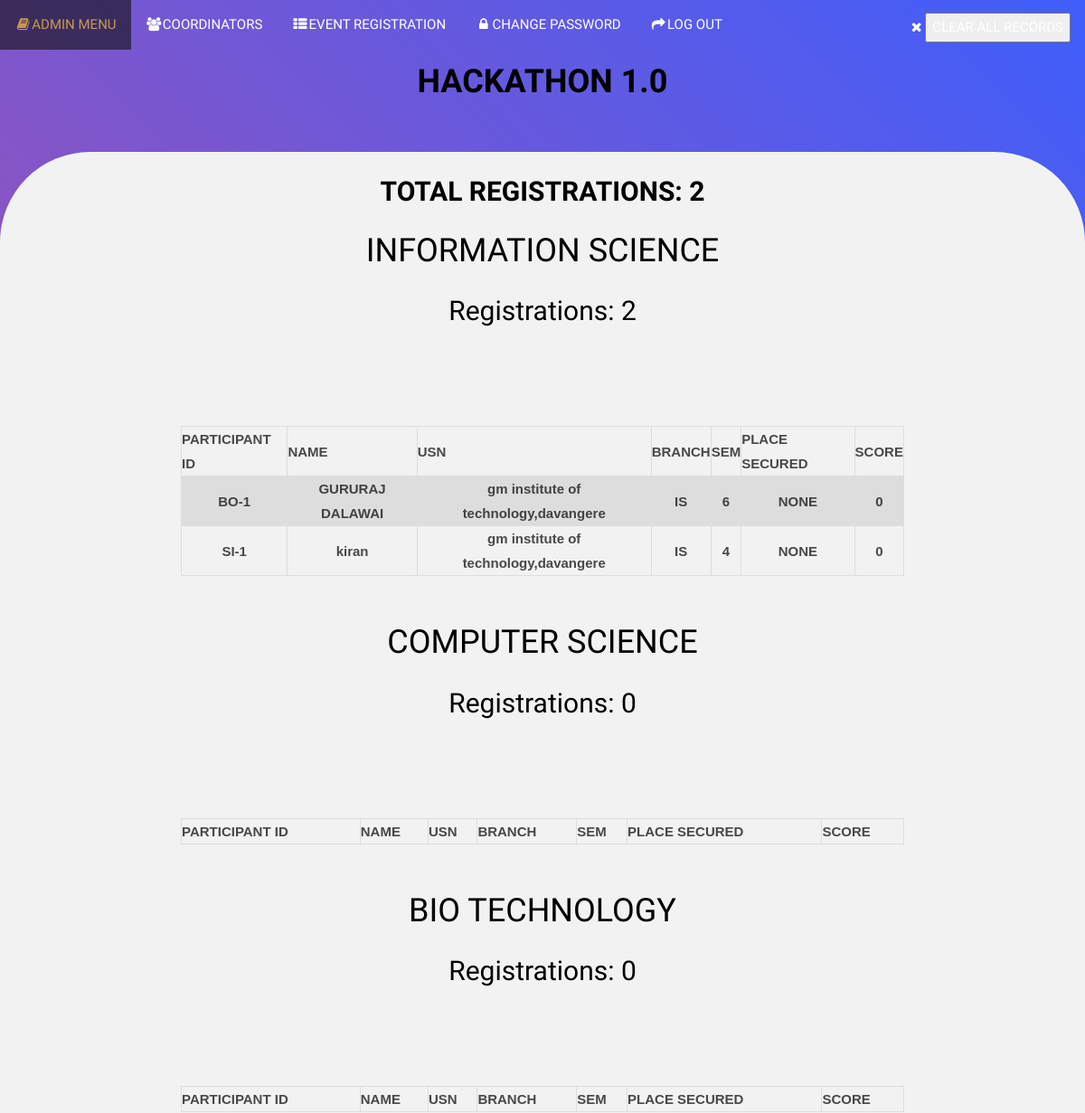
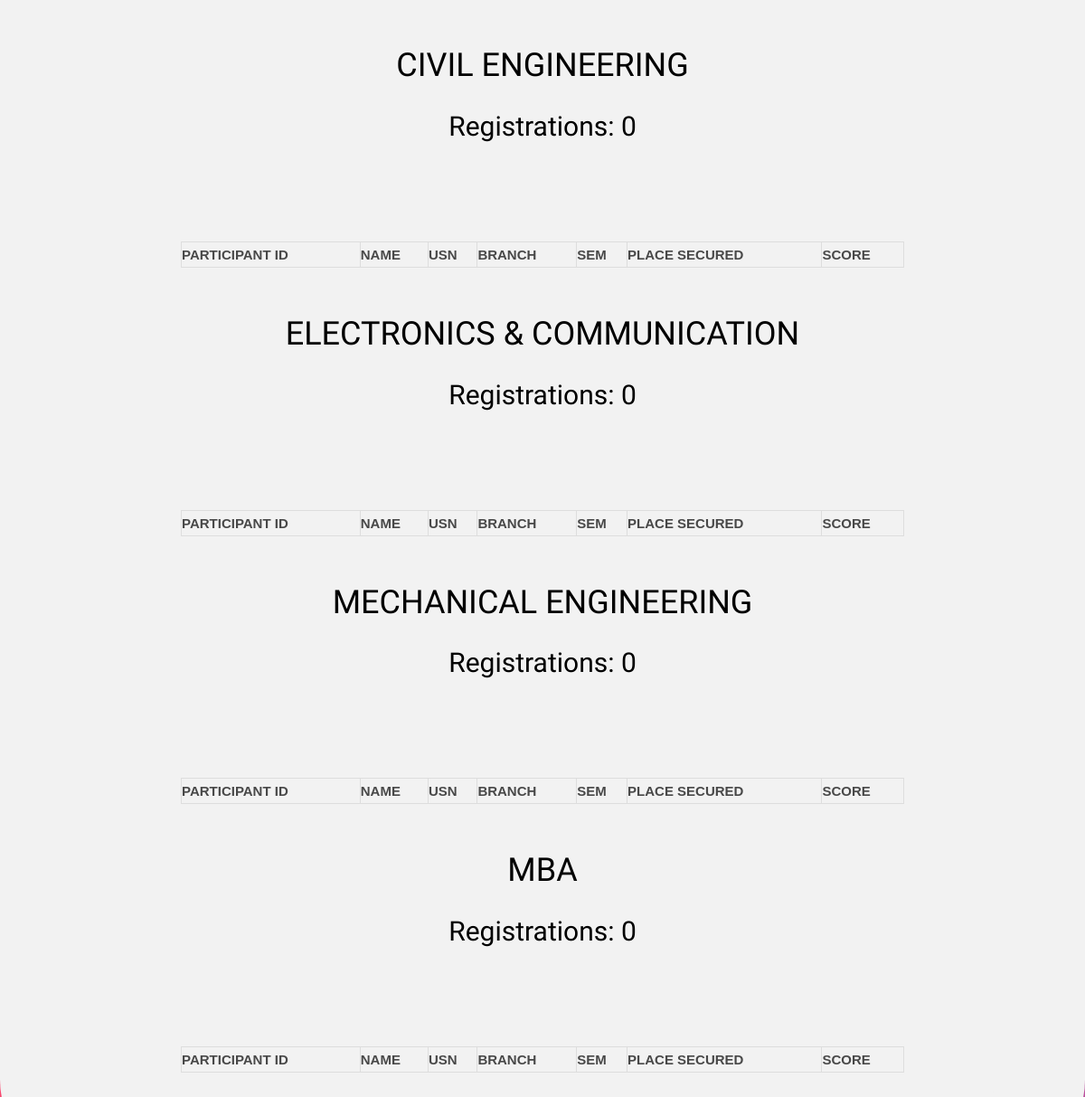
The page /bp.php (signed in) on the database its author committed (2 pictures, top to bottom).
### tables this page shows
CREATE TABLE `info` (
  `part_id` varchar(6) NOT NULL,
  `events` varchar(20) NOT NULL,
  `event_type` varchar(10) NOT NULL,
  `tname` varchar(20) NOT NULL,
  `name` varchar(30) NOT NULL,
  `usn` varchar(100) NOT NULL,
  `branch` varchar(6) NOT NULL,
  `sem` int(1) NOT NULL,
  `mobile` varchar(10) NOT NULL,
  `email` varchar(50) NOT NULL,
  `msg` varchar(100) NOT NULL,
  `tid` varchar(30) NOT NULL,
  `place` varchar(10) NOT NULL DEFAULT 'NONE',
  `score` int(5) NOT NULL
);

### bp.php (the view, shortened to what this page needs)
<?php
include("admin_header.php");
?>
<!DOCTYPE html>
<head>
	 <link rel="stylesheet" href="fest/css/bootstrap.css">
	<link rel="stylesheet" href="css/animate.css">
	<link rel="stylesheet" href="css/icomoon.css">
	<link rel="stylesheet" href="css/bootstrap.css">
	<link rel="stylesheet" href="css/flexslider.css">
	<link rel="stylesheet" href="fonts/flaticon/font/flaticon.css">
	<link rel="stylesheet" href="css/owl.carousel.min.css">
	<link rel="stylesheet" href="css/owl.theme.default.min.css">
	<link rel="stylesheet" href="css/style.css">
</head>
<body>
<br>
<div id="a">
 <center> <h2><B>TOTAL REGISTRATIONS: <?php
						        include("db_conection.php");
                                $view_data="select count(name) as total from info ";
                                $run=mysqli_query($link,$view_data);
						         $data=mysqli_fetch_assoc($run);
								 $view=$data;
								 echo $view['total'];
								 ?></B></h2></center>
  <center><h1 align="center">INFORMATION SCIENCE</h1>
						<h2>Registrations: <?php
						        include("db_conection.php");
                                $view_data="select count(name) as total from info where branch='IS' ";
                                $run=mysqli_query($link,$view_data);
						         $data=mysqli_fetch_assoc($run);
								 $view=$data;
								 echo $view['total'];
								 ?></h2></center>
						<thead>
<br>
						<br><br>
		<table>					<tr>
								<th>PARTICIPANT ID</th>
								<th>NAME</th>
								<th>USN</th>
								<th>BRANCH</th>
								<th>SEM</th>
								<th>PLACE SECURED</TH>
								<th>SCORE</th>
							</tr>
						</div></thead>
						</html>
<?php
include("db_conection.php");
	   $view_data="select part_id,name,usn,branch,sem,place,score from info where branch='IS' order by score desc";
        $run=mysqli_query($link,$view_data);
		 while($row=mysqli_fetch_array($run))
        {
			$part_id=$row[0];
            $name=$row[1];
            $usn=$row[2];
			$branch=$row[3];
            $sem=$row[4];
			$place=$row[5];
			$score=$row[6];
        ?>
							<tr>
								<td><?php echo $part_id;  ?></td>
								<td><?php echo $name;  ?></td>
								<td><?php echo $usn;  ?></td>
								<td><?php echo $branch;  ?></td>
								<td><?php echo $sem;  ?></td>
								<td><?php echo $place; ?></td>
								<td><?php echo $score;  ?></td>
							</tr>
        <?php } ?>
				</table><br><br>
				<center><h1 align="center">COMPUTER SCIENCE</h1>
						<h2>Registrations: <?php
						        include("db_conection.php");
                                $view_data="select count(name) as total from info where branch='CS' ";
                                $run=mysqli_query($link,$view_data);
						         $data=mysqli_fetch_assoc($run);
								 $view=$data;
								 echo $view['total'];
								 ?></h2></center>
						<thead>
<br>
						<br><br>
		<table>					<tr>
								<th>PARTICIPANT ID</th>
								<th>NAME</th>
								<th>USN</th>
								<th>BRANCH</th>
								<th>SEM</th>
								<th>PLACE SECURED</TH>
								<th>SCORE</th>
							</tr>
						</div></thead>
						</html>
				</table><br><br>
				<center><h1 align="center">BIO TECHNOLOGY</h1>
						<h2>Registrations: <?php
						        include("db_conection.php");
                                $view_data="select count(name) as total from info where branch='BT' ";
                                $run=mysqli_query($link,$view_data);
						         $data=mysqli_fetch_assoc($run);
								 $view=$data;
								 echo $view['total'];
								 ?></h2></center>
						<thead>
<br>
						<br><br>
		<table>					<tr>
								<th>PARTICIPANT ID</th>
								<th>NAME</th>
								<th>USN</th>
								<th>BRANCH</th>
								<th>SEM</th>
								<th>PLACE SECURED</TH>
								<th>SCORE</th>
							</tr>
						</div></thead>
						</html>
				</table><br><br>
				<center><h1 align="center">CIVIL ENGINEERING</h1>
						<h2>Registrations: <?php
						        include("db_conection.php");
                                $view_data="select count(name) as total from info where branch='CIVIL' ";
                                $run=mysqli_query($link,$view_data);
						         $data=mysqli_fetch_assoc($run);
								 $view=$data;
								 echo $view['total'];
								 ?></h2></center>
						<thead>
<br>
						<br><br>
		<table>					<tr>
								<th>PARTICIPANT ID</th>
								<th>NAME</th>
								<th>USN</th>
								<th>BRANCH</th>
								<th>SEM</th>
								<th>PLACE SECURED</TH>
								<th>SCORE</th>
							</tr>
						</div></thead>
						</html>
				</table><br><br>
				<center><h1 align="center">ELECTRONICS & COMMUNICATION</h1>
						<h2>Registrations: <?php
						        include("db_conection.php");
                                $view_data="select count(name) as total from info where branch='EC' ";
                                $run=mysqli_query($link,$view_data);
						         $data=mysqli_fetch_assoc($run);
								 $view=$data;
								 echo $view['total'];
								 ?></h2></center>
						<thead>
<br>
						<br><br>
		<table>					<tr>
								<th>PARTICIPANT ID</th>
								<th>NAME</th>
								<th>USN</th>
								<th>BRANCH</th>
								<th>SEM</th>
								<th>PLACE SECURED</TH>
								<th>SCORE</th>
							</tr>
						</div></thead>
						</html>
				</table><br><br>
				<center><h1 align="center">MECHANICAL ENGINEERING</h1>
						<h2>Registrations: <?php
						        include("db_conection.php");
                                $view_data="select count(name) as total from info where branch='MECH' ";
                                $run=mysqli_query($link,$view_data);
						         $data=mysqli_fetch_assoc($run);
								 $view=$data;
								 echo $view['total'];
								 ?></h2></center>
						<thead>
<br>
						<br><br>
		<table>					<tr>
								<th>PARTICIPANT ID</th>
								<th>NAME</th>
								<th>USN</th>
								<th>BRANCH</th>
								<th>SEM</th>
								<th>PLACE SECURED</TH>
								<th>SCORE</th>
							</tr>
						</div></thead>
						</html>
				</table><br><br>
				<center><h1 align="center">MBA</h1>
						<h2>Registrations: <?php
						        include("db_conection.php");
                                $view_data="select count(name) as total from info where branch='MBA' ";
                                $run=mysqli_query($link,$view_data);
						         $data=mysqli_fetch_assoc($run);
								 $view=$data;
								 echo $view['total'];
								 ?></h2></center>
						<thead>
<br>
						<br><br>
		<table>					<tr>
								<th>PARTICIPANT ID</th>
								<th>NAME</th>
								<th>USN</th>
								<th>BRANCH</th>
								<th>SEM</th>
								<th>PLACE SECURED</TH>
								<th>SCORE</th>
							</tr>
						</div></thead>
						</html>
				</table><br><br>
<br><br></div>
<?php
include("user_footer.php");
?>

### admin_header.php (shortened to what this page needs)
<!DOCTYPE html>
<head>
  <link rel="stylesheet" href="https://maxcdn.bootstrapcdn.com/bootstrap/3.4.1/css/bootstrap.min.css">
  <link rel="stylesheet" href="https://cdnjs.cloudflare.com/ajax/libs/font-awesome/4.7.0/css/font-awesome.min.css">
<link rel="stylesheet" href="https://cdnjs.cloudflare.com/ajax/libs/font-awesome/4.7.0/css/font-awesome.min.css">
	<link rel="stylesheet" href="css/animate.css">
	<link rel="stylesheet" href="css/icomoon.css">
	<link rel="stylesheet" href="css/bootstrap.css">
	<link rel="stylesheet" href="css/flexslider.css">
	<link rel="stylesheet" href="fonts/flaticon/font/flaticon.css">
	<link rel="stylesheet" href="css/owl.carousel.min.css">
	<link rel="stylesheet" href="css/owl.theme.default.min.css">
	<link rel="stylesheet" href="css/style.css">
<ul>
  <li><a href="admin_menu.php"><i class="fa fa-fw fa-book"></i>ADMIN MENU</a></li>
  <li><a href="coordinators.php"><i class="fa fa-fw fa-users"></i>COORDINATORS</a></li>
  <li><a href="reg_data.php"><i class="fa fa-fw fa-th-list"></i>EVENT REGISTRATION</a></li>
  <li><a href="change_pass2.php"><i class="fa fa-fw fa-lock"></i>CHANGE PASSWORD</a></li>
  <li><a href="logout.php"><i class="fa fa-fw fa-share"></i>LOG OUT</a></li>
 <li style="float:right"><a href="deleter.php"><i class="fa fa-fw fa-remove"></i><button onclick="myFunction()">CLEAR ALL RECORDS</button></a></li>
  </head>
</ul><h1 align="center"><b>HACKATHON 1.0<b></h1>
<body>
	<div id="a">

### user_footer.php (shortened to what this page needs)
       </body>
</html>

### css/style.css (style rules this page uses)
body { font-family: "Quicksand", Arial, sans-serif; font-weight: 400; font-size: 15px; line-height: 1.8; color: rgba(0, 0, 0, 0.7); }
a { color: #FFC300; -webkit-transition: 0.5s; -o-transition: 0.5s; transition: 0.5s; }
h1, h2, h3, h4, h5, h6 { color: #000; font-family: "Quicksand", Arial, sans-serif; font-weight: 400; margin: 0 0 30px 0; }

### admin_header.php (style rules this page uses)
ul { list-style-type: none; margin: 0; padding: 0; overflow: hidden; background-color: #33; position: -webkit-sticky; position: sticky; top: 0; }
li { float: left; }
li a { display: block; color: white; text-align: center; padding: 14px 16px; text-decoration: none; }
#a { border-radius: 100px 100px; background-color: #f2f2f2; padding: 0px 30px; }
body { background: linear-gradient(45deg, #FC466B, #3F5EFB); }

### bp.php (style rules this page uses)
ul { list-style-type: none; margin: 0; padding: 0; overflow: hidden; background-color: #33; position: -webkit-sticky; position: sticky; top: 0; }
li { float: left; }
li a { display: block; color: white; text-align: center; padding: 14px 16px; text-decoration: none; }
body { margin: 0; }
table { font-family: arial, sans-serif; border-collapse: collapse; width: 100%; }
td, th { border: 1px solid #dddddd; text-align: center; padding: 8px; }
tr:nth-child(even) { background-color: #dddddd; }
#a { border-radius: 100px 100px; background-color: #f2f2f2; padding: 0px 100px; }

### rows shown on the page
info: part_id "BO-1", name "GURURAJ DALAWAI", usn "gm institute of technology,davangere", branch "IS", sem "6", place "NONE", score "0"
info: part_id "SI-1", name "kiran", usn "gm institute of technology,davangere", branch "IS", sem "4", place "NONE", score "0"

### other values the page prints
$view['total'] "2"
$view['total'] "0"
